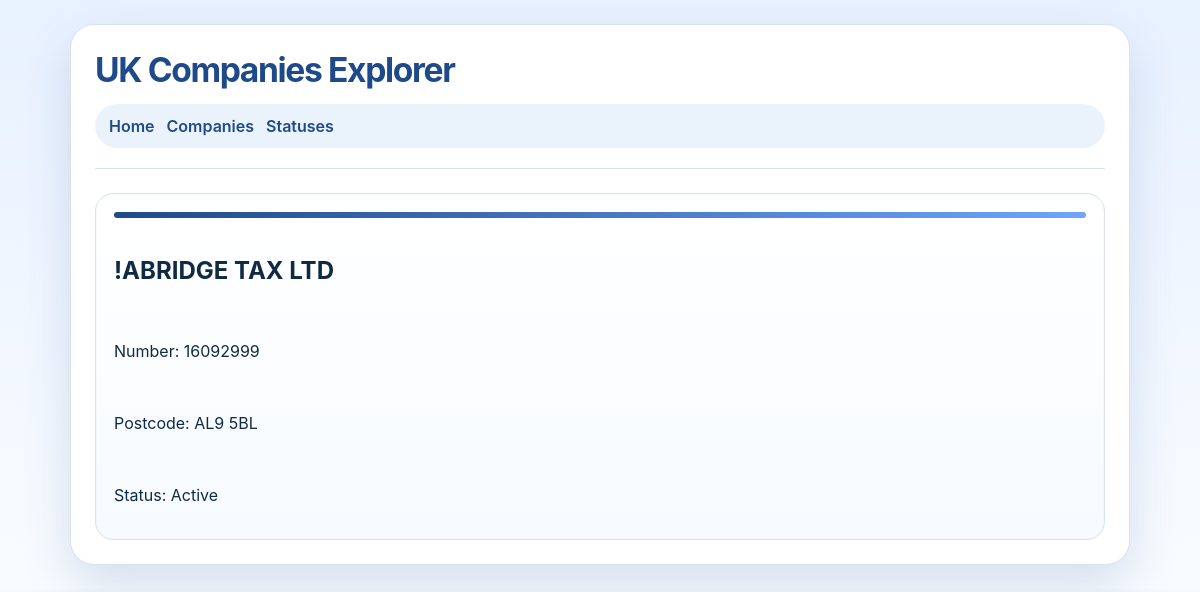
/companies/2, run on the app's committed database.
### models.py (models this page shows)
class Company(db.Model):
    id = db.Column(db.Integer, primary_key=True)
    name = db.Column(db.String(300), nullable=False)
    number = db.Column(db.String(50))
    postcode = db.Column(db.String(20))
    status_id = db.Column(db.Integer, db.ForeignKey("status.id"), nullable=False)

class Status(db.Model):
    id = db.Column(db.Integer, primary_key=True)
    status_name = db.Column(db.String(200), nullable=False)
    companies = db.relationship("Company", backref="status", lazy=True)

### app.py (the view)
    @app.route("/companies/<int:company_id>")
    def company_detail(company_id):
        company = Company.query.get(company_id)
        if company is None:
            abort(404)
        return render_template("company_detail.html", company=company)

### templates/company_detail.html
{% extends "base.html" %}
{% block content %}
<h2>{{ company.name }}</h2>
<p>Number: {{ company.number }}</p>
<p>Postcode: {{ company.postcode }}</p>
<p>Status: {{ company.status.status_name }}</p>
{% endblock %}

### templates/base.html (style rules this page uses)
:root { color-scheme: light; --bg: #f6fbff; --panel: #ffffff; --accent: #1f4a8a; --accent-soft: #eaf2fc; --text: #102a43; --border: #d8e3ef; --shadow: rgba(31, 74, 138, 0.16); }
* { box-sizing: border-box; }
html, body { margin: 0; min-height: 100%; font-family: Inter, system-ui, -apple-system, BlinkMacSystemFont, sans-serif; background: linear-gradient(180deg, #e8f1ff 0%, #f9fcff 100%); color: var(--text); }
body { padding: 24px; }

### data on the page
Company: name "!ABRIDGE TAX LTD", number "16092999", postcode "AL9 5BL"
Status: status.status_name "Active"
